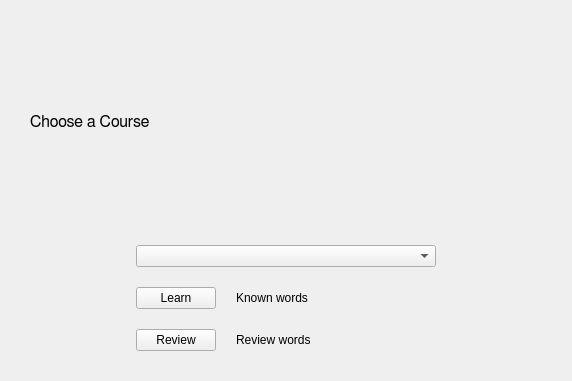
<?xml version="1.0" encoding="UTF-8"?>
<ui version="4.0">
 <class>MainWindow</class>
 <widget class="QMainWindow" name="MainWindow">
  <property name="geometry">
   <rect>
    <x>0</x>
    <y>0</y>
    <width>572</width>
    <height>381</height>
   </rect>
  </property>
  <property name="windowTitle">
   <string>MainWindow</string>
  </property>
  <widget class="QWidget" name="centralwidget">
   <layout class="QVBoxLayout" name="verticalLayout_2">
    <property name="spacing">
     <number>20</number>
    </property>
    <property name="leftMargin">
     <number>30</number>
    </property>
    <property name="topMargin">
     <number>20</number>
    </property>
    <property name="rightMargin">
     <number>30</number>
    </property>
    <property name="bottomMargin">
     <number>30</number>
    </property>
    <item>
     <widget class="QLabel" name="title_label">
      <property name="minimumSize">
       <size>
        <width>0</width>
        <height>0</height>
       </size>
      </property>
      <property name="maximumSize">
       <size>
        <width>361</width>
        <height>266</height>
       </size>
      </property>
      <property name="font">
       <font>
        <family>FreeSans</family>
        <pointsize>12</pointsize>
        <weight>50</weight>
        <bold>false</bold>
       </font>
      </property>
      <property name="text">
       <string>Choose a Course</string>
      </property>
     </widget>
    </item>
    <item>
     <layout class="QHBoxLayout" name="horizontalLayout">
      <item>
       <spacer name="horizontalSpacer">
        <property name="orientation">
         <enum>Qt::Horizontal</enum>
        </property>
        <property name="sizeHint" stdset="0">
         <size>
          <width>40</width>
          <height>20</height>
         </size>
        </property>
       </spacer>
      </item>
      <item>
       <layout class="QVBoxLayout" name="verticalLayout">
        <property name="spacing">
         <number>20</number>
        </property>
        <item>
         <widget class="QComboBox" name="list_names_box">
          <property name="minimumSize">
           <size>
            <width>200</width>
            <height>0</height>
           </size>
          </property>
         </widget>
        </item>
        <item>
         <layout class="QGridLayout" name="gridLayout">
          <property name="spacing">
           <number>20</number>
          </property>
          <item row="0" column="0">
           <widget class="QPushButton" name="learn_button">
            <property name="text">
             <string>Learn</string>
            </property>
           </widget>
          </item>
          <item row="0" column="1">
           <widget class="QLabel" name="known_words_label">
            <property name="minimumSize">
             <size>
              <width>200</width>
              <height>0</height>
             </size>
            </property>
            <property name="text">
             <string>Known words</string>
            </property>
           </widget>
          </item>
          <item row="1" column="0">
           <widget class="QPushButton" name="review_button">
            <property name="text">
             <string>Review</string>
            </property>
           </widget>
          </item>
          <item row="1" column="1">
           <widget class="QLabel" name="review_words_label">
            <property name="text">
             <string>Review words</string>
            </property>
           </widget>
          </item>
         </layout>
        </item>
       </layout>
      </item>
      <item>
       <spacer name="horizontalSpacer_2">
        <property name="orientation">
         <enum>Qt::Horizontal</enum>
        </property>
        <property name="sizeHint" stdset="0">
         <size>
          <width>40</width>
          <height>20</height>
         </size>
        </property>
       </spacer>
      </item>
     </layout>
    </item>
   </layout>
  </widget>
 </widget>
 <resources/>
 <connections/>
</ui>
